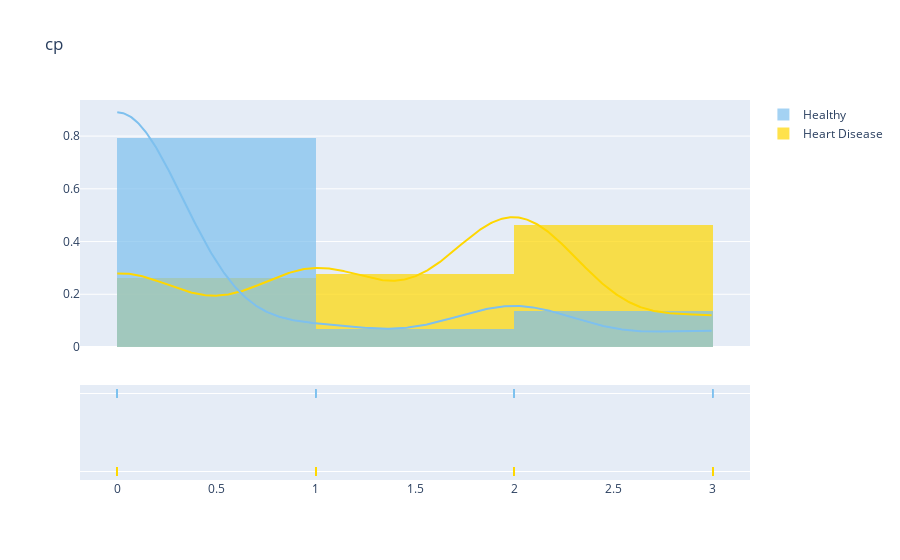

Write notebook code for a chart like this one.
### Code cell
plot_distribution('cp', 0)

### Figure 1 — Plotly figure (JSON) as saved in the notebook; plotly's stock layout.template omitted (floating-point values rounded to 4 significant figures; data arrays with more than 128 entries replaced by an {"elided": "..."} marker saying what was removed)
{"data": [{"autobinx": false, "histnorm": "probability density", "legendgroup": "Heart Disease", "marker": {"color": "#FFD700"}, "name": "Heart Disease", "opacity": 0.7, "type": "histogram", "x": {"elided": "165 int values"}, "xaxis": "x", "xbins": {"end": 3, "size": 0, "start": 0}, "yaxis": "y"}, {"autobinx": false, "histnorm": "probability density", "legendgroup": "Healthy", "marker": {"color": "#7EC0EE"}, "name": "Healthy", "opacity": 0.7, "type": "histogram", "x": {"elided": "138 int values"}, "xaxis": "x", "xbins": {"end": 3, "size": 0, "start": 0}, "yaxis": "y"}, {"legendgroup": "Heart Disease", "marker": {"color": "#FFD700"}, "mode": "lines", "name": "Heart Disease", "showlegend": false, "type": "scatter", "x": {"elided": "500 float values"}, "xaxis": "x", "y": {"elided": "500 float values"}, "yaxis": "y"}, {"legendgroup": "Healthy", "marker": {"color": "#7EC0EE"}, "mode": "lines", "name": "Healthy", "showlegend": false, "type": "scatter", "x": {"elided": "500 float values"}, "xaxis": "x", "y": {"elided": "500 float values"}, "yaxis": "y"}, {"legendgroup": "Heart Disease", "marker": {"color": "#FFD700", "symbol": "line-ns-open"}, "mode": "markers", "name": "Heart Disease", "showlegend": false, "type": "scatter", "x": {"elided": "165 int values"}, "xaxis": "x", "y": {"elided": "165 str values"}, "yaxis": "y2"}, {"legendgroup": "Healthy", "marker": {"color": "#7EC0EE", "symbol": "line-ns-open"}, "mode": "markers", "name": "Healthy", "showlegend": false, "type": "scatter", "x": {"elided": "138 int values"}, "xaxis": "x", "y": {"elided": "138 str values"}, "yaxis": "y2"}], "layout": {"barmode": "overlay", "hovermode": "closest", "legend": {"traceorder": "reversed"}, "title": {"text": "cp"}, "xaxis": {"anchor": "y2", "domain": [0, 1], "zeroline": false}, "yaxis": {"anchor": "free", "domain": [0.35, 1], "position": 0}, "yaxis2": {"anchor": "x", "domain": [0, 0.25], "dtick": 1, "showticklabels": false}}}
